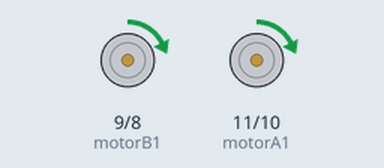
Simulated run of this sketch. Board: Arduino Uno, built with avr-gcc and run on an emulated ATmega328P. On the bench: motor-driver pin pairs drawn as motors (green arrow = first pin HIGH = forward, orange = second pin HIGH = backward, longer = more drive).

Above: at 0.15 s.
At 7.92 s:
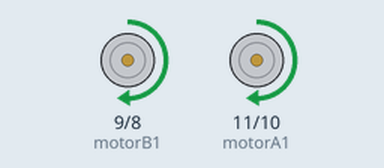
At 15.7 s:
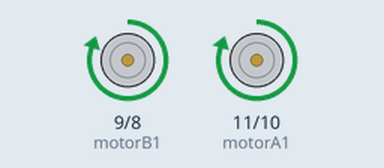
At 37.4 s:
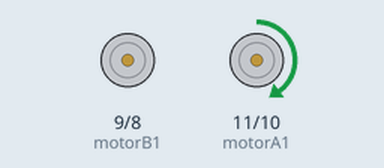
Timing chart, 0 to 40.0 s (numbered marks = the images above):
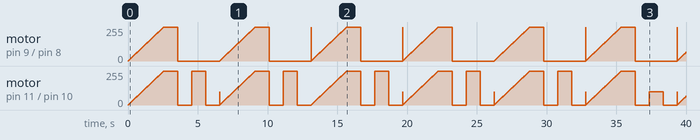

The sketch:

driveMethods.ino
```cpp
int motorA1 = 11;
int motorA2 = 10;
int motorB1 = 9;
int motorB2 = 8;

void setup() {
  Serial.begin(9600);
  pinMode(motorA1, OUTPUT);
  pinMode(motorA2, OUTPUT);
  pinMode(motorB1, OUTPUT);
  pinMode(motorB2, OUTPUT);
}

void loop() {
  for(int i = 0; i < 255; i++){
    forward(i);
    delay(10);
  }
  delay(1000);
  pause();
  delay(1000);
  left(100);
  delay(1000);
  pause();
  delay(1000);
}

/********************************/

void forward(int rateF) {
  analogWrite(motorA1, rateF);
  analogWrite(motorA2, 0);
  analogWrite(motorB1, rateF);
  analogWrite(motorB2, 0);
}

void backward(int rateB) {
  analogWrite(motorA1, 0);
  analogWrite(motorA2, rateB);
  analogWrite(motorB1, 0);
  analogWrite(motorB2, rateB);
}

void left(int rateL) {
  analogWrite(motorA1, rateL);
  analogWrite(motorA2, 0);
  analogWrite(motorB1, 0);
  analogWrite(motorB2, rateL);
}

void right(int rateR) {
  analogWrite(motorA1, 0);
  analogWrite(motorA2, rateR);
  analogWrite(motorB1, rateR);
  analogWrite(motorB2, 0);
}

void pause() {
  analogWrite(motorA1, 0);
  analogWrite(motorA2, 0);
  analogWrite(motorB1, 0);
  analogWrite(motorB2, 0);
}
```
